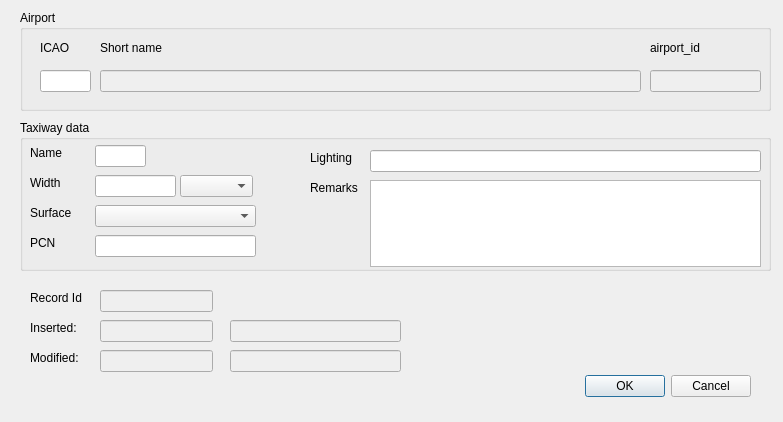
<?xml version="1.0" encoding="UTF-8"?>
<ui version="4.0">
 <class>Dialog</class>
 <widget class="QDialog" name="Dialog">
  <property name="geometry">
   <rect>
    <x>0</x>
    <y>0</y>
    <width>783</width>
    <height>422</height>
   </rect>
  </property>
  <property name="windowTitle">
   <string>Dialog</string>
  </property>
  <widget class="QDialogButtonBox" name="buttonBox">
   <property name="geometry">
    <rect>
     <x>550</x>
     <y>370</y>
     <width>201</width>
     <height>32</height>
    </rect>
   </property>
   <property name="orientation">
    <enum>Qt::Horizontal</enum>
   </property>
   <property name="standardButtons">
    <set>QDialogButtonBox::Cancel|QDialogButtonBox::Ok</set>
   </property>
  </widget>
  <widget class="QLineEdit" name="timestamp_mod">
   <property name="enabled">
    <bool>false</bool>
   </property>
   <property name="geometry">
    <rect>
     <x>230</x>
     <y>350</y>
     <width>171</width>
     <height>22</height>
    </rect>
   </property>
  </widget>
  <widget class="QLabel" name="label_6">
   <property name="geometry">
    <rect>
     <x>30</x>
     <y>350</y>
     <width>55</width>
     <height>16</height>
    </rect>
   </property>
   <property name="text">
    <string>Modified:</string>
   </property>
  </widget>
  <widget class="QLineEdit" name="timestamp_add">
   <property name="enabled">
    <bool>false</bool>
   </property>
   <property name="geometry">
    <rect>
     <x>230</x>
     <y>320</y>
     <width>171</width>
     <height>22</height>
    </rect>
   </property>
  </widget>
  <widget class="QLineEdit" name="user_add">
   <property name="enabled">
    <bool>false</bool>
   </property>
   <property name="geometry">
    <rect>
     <x>100</x>
     <y>320</y>
     <width>113</width>
     <height>22</height>
    </rect>
   </property>
  </widget>
  <widget class="QLabel" name="label_4">
   <property name="geometry">
    <rect>
     <x>30</x>
     <y>290</y>
     <width>55</width>
     <height>16</height>
    </rect>
   </property>
   <property name="text">
    <string>Record Id</string>
   </property>
  </widget>
  <widget class="QLineEdit" name="taxiway_id">
   <property name="enabled">
    <bool>false</bool>
   </property>
   <property name="geometry">
    <rect>
     <x>100</x>
     <y>290</y>
     <width>113</width>
     <height>22</height>
    </rect>
   </property>
   <property name="readOnly">
    <bool>true</bool>
   </property>
  </widget>
  <widget class="QLineEdit" name="user_mod">
   <property name="enabled">
    <bool>false</bool>
   </property>
   <property name="geometry">
    <rect>
     <x>100</x>
     <y>350</y>
     <width>113</width>
     <height>22</height>
    </rect>
   </property>
  </widget>
  <widget class="QLabel" name="label_5">
   <property name="geometry">
    <rect>
     <x>30</x>
     <y>320</y>
     <width>61</width>
     <height>16</height>
    </rect>
   </property>
   <property name="text">
    <string>Inserted:</string>
   </property>
  </widget>
  <widget class="QGroupBox" name="groupBox">
   <property name="geometry">
    <rect>
     <x>20</x>
     <y>10</y>
     <width>751</width>
     <height>101</height>
    </rect>
   </property>
   <property name="autoFillBackground">
    <bool>false</bool>
   </property>
   <property name="title">
    <string>Airport</string>
   </property>
   <property name="flat">
    <bool>false</bool>
   </property>
   <property name="checkable">
    <bool>false</bool>
   </property>
   <widget class="QLineEdit" name="icao">
    <property name="geometry">
     <rect>
      <x>20</x>
      <y>60</y>
      <width>51</width>
      <height>22</height>
     </rect>
    </property>
   </widget>
   <widget class="QLabel" name="label_7">
    <property name="geometry">
     <rect>
      <x>20</x>
      <y>30</y>
      <width>31</width>
      <height>16</height>
     </rect>
    </property>
    <property name="text">
     <string>ICAO</string>
    </property>
   </widget>
   <widget class="QLabel" name="label_9">
    <property name="geometry">
     <rect>
      <x>80</x>
      <y>30</y>
      <width>101</width>
      <height>16</height>
     </rect>
    </property>
    <property name="text">
     <string>Short name</string>
    </property>
   </widget>
   <widget class="QLineEdit" name="short_name">
    <property name="enabled">
     <bool>false</bool>
    </property>
    <property name="geometry">
     <rect>
      <x>80</x>
      <y>60</y>
      <width>541</width>
      <height>22</height>
     </rect>
    </property>
   </widget>
   <widget class="QLineEdit" name="airport_id">
    <property name="enabled">
     <bool>false</bool>
    </property>
    <property name="geometry">
     <rect>
      <x>630</x>
      <y>60</y>
      <width>111</width>
      <height>22</height>
     </rect>
    </property>
   </widget>
   <widget class="QLabel" name="label_10">
    <property name="geometry">
     <rect>
      <x>630</x>
      <y>30</y>
      <width>55</width>
      <height>16</height>
     </rect>
    </property>
    <property name="text">
     <string>airport_id</string>
    </property>
   </widget>
  </widget>
  <widget class="QGroupBox" name="groupBox_2">
   <property name="geometry">
    <rect>
     <x>20</x>
     <y>120</y>
     <width>751</width>
     <height>151</height>
    </rect>
   </property>
   <property name="title">
    <string>Taxiway data</string>
   </property>
   <widget class="QLabel" name="label_8">
    <property name="geometry">
     <rect>
      <x>10</x>
      <y>115</y>
      <width>55</width>
      <height>16</height>
     </rect>
    </property>
    <property name="text">
     <string>PCN</string>
    </property>
   </widget>
   <widget class="QLabel" name="label_2">
    <property name="geometry">
     <rect>
      <x>10</x>
      <y>85</y>
      <width>55</width>
      <height>16</height>
     </rect>
    </property>
    <property name="text">
     <string>Surface</string>
    </property>
   </widget>
   <widget class="QLabel" name="label">
    <property name="geometry">
     <rect>
      <x>10</x>
      <y>55</y>
      <width>41</width>
      <height>16</height>
     </rect>
    </property>
    <property name="text">
     <string>Width</string>
    </property>
   </widget>
   <widget class="QLabel" name="label_3">
    <property name="geometry">
     <rect>
      <x>10</x>
      <y>25</y>
      <width>41</width>
      <height>16</height>
     </rect>
    </property>
    <property name="text">
     <string>Name</string>
    </property>
   </widget>
   <widget class="QLineEdit" name="width">
    <property name="geometry">
     <rect>
      <x>75</x>
      <y>55</y>
      <width>81</width>
      <height>22</height>
     </rect>
    </property>
   </widget>
   <widget class="QLineEdit" name="taxiway_name">
    <property name="geometry">
     <rect>
      <x>75</x>
      <y>25</y>
      <width>51</width>
      <height>22</height>
     </rect>
    </property>
   </widget>
   <widget class="QComboBox" name="width_uom">
    <property name="geometry">
     <rect>
      <x>160</x>
      <y>55</y>
      <width>73</width>
      <height>22</height>
     </rect>
    </property>
   </widget>
   <widget class="QComboBox" name="surface">
    <property name="geometry">
     <rect>
      <x>75</x>
      <y>85</y>
      <width>161</width>
      <height>22</height>
     </rect>
    </property>
   </widget>
   <widget class="QLineEdit" name="pcn">
    <property name="geometry">
     <rect>
      <x>75</x>
      <y>115</y>
      <width>161</width>
      <height>22</height>
     </rect>
    </property>
   </widget>
   <widget class="QLabel" name="label_11">
    <property name="geometry">
     <rect>
      <x>290</x>
      <y>30</y>
      <width>55</width>
      <height>16</height>
     </rect>
    </property>
    <property name="text">
     <string>Lighting</string>
    </property>
   </widget>
   <widget class="QLabel" name="label_12">
    <property name="geometry">
     <rect>
      <x>290</x>
      <y>60</y>
      <width>55</width>
      <height>16</height>
     </rect>
    </property>
    <property name="text">
     <string>Remarks</string>
    </property>
   </widget>
   <widget class="QLineEdit" name="lighting">
    <property name="geometry">
     <rect>
      <x>350</x>
      <y>30</y>
      <width>391</width>
      <height>22</height>
     </rect>
    </property>
    <property name="clearButtonEnabled">
     <bool>false</bool>
    </property>
   </widget>
   <widget class="QPlainTextEdit" name="remarks">
    <property name="geometry">
     <rect>
      <x>350</x>
      <y>60</y>
      <width>391</width>
      <height>87</height>
     </rect>
    </property>
   </widget>
  </widget>
 </widget>
 <tabstops>
  <tabstop>icao</tabstop>
  <tabstop>taxiway_name</tabstop>
  <tabstop>width</tabstop>
  <tabstop>width_uom</tabstop>
  <tabstop>surface</tabstop>
  <tabstop>pcn</tabstop>
  <tabstop>taxiway_id</tabstop>
  <tabstop>user_mod</tabstop>
  <tabstop>timestamp_add</tabstop>
  <tabstop>user_add</tabstop>
  <tabstop>timestamp_mod</tabstop>
  <tabstop>short_name</tabstop>
  <tabstop>airport_id</tabstop>
 </tabstops>
 <resources/>
 <connections>
  <connection>
   <sender>buttonBox</sender>
   <signal>accepted()</signal>
   <receiver>Dialog</receiver>
   <slot>accept()</slot>
   <hints>
    <hint type="sourcelabel">
     <x>248</x>
     <y>254</y>
    </hint>
    <hint type="destinationlabel">
     <x>157</x>
     <y>274</y>
    </hint>
   </hints>
  </connection>
  <connection>
   <sender>buttonBox</sender>
   <signal>rejected()</signal>
   <receiver>Dialog</receiver>
   <slot>reject()</slot>
   <hints>
    <hint type="sourcelabel">
     <x>316</x>
     <y>260</y>
    </hint>
    <hint type="destinationlabel">
     <x>286</x>
     <y>274</y>
    </hint>
   </hints>
  </connection>
 </connections>
</ui>
